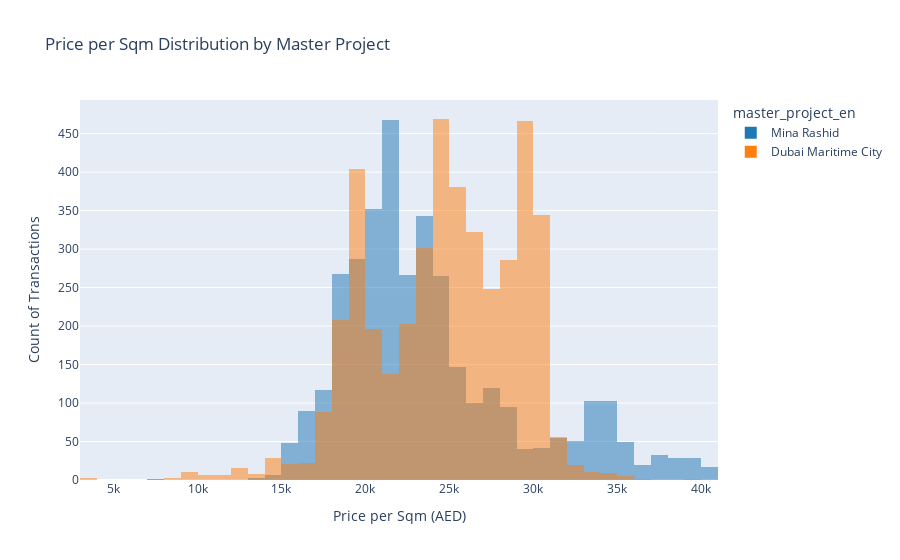

Here is the notebook cell this chart was saved with:
### Code cell
fig = px.histogram(combined_tx, x="meter_sale_price", color="master_project_en", barmode="overlay",
                   title="Price per Sqm Distribution by Master Project",
                   color_discrete_map={"Mina Rashid": "#1f77b4", "Dubai Maritime City": "#ff7f0e"},
                   nbins=50)
fig.update_xaxes(title="Price per Sqm (AED)")
fig.update_yaxes(title="Count of Transactions")
fig.show()

### Figure 1 — Plotly figure (JSON) as saved in the notebook; plotly's stock layout.template omitted (floating-point values rounded to 4 significant figures; data arrays with more than 128 entries replaced by an {"elided": "..."} marker saying what was removed)
{"data": [{"alignmentgroup": "True", "bingroup": "x", "hovertemplate": "master_project_en=Mina Rashid<br>meter_sale_price=%{x}<br>count=%{y}<extra></extra>", "legendgroup": "Mina Rashid", "marker": {"color": "#1f77b4", "opacity": 0.5, "pattern": {"shape": ""}}, "name": "Mina Rashid", "nbinsx": 50, "offsetgroup": "Mina Rashid", "orientation": "v", "showlegend": true, "type": "histogram", "x": {"elided": "3543 float values"}, "xaxis": "x", "yaxis": "y"}, {"alignmentgroup": "True", "bingroup": "x", "hovertemplate": "master_project_en=Dubai Maritime City<br>meter_sale_price=%{x}<br>count=%{y}<extra></extra>", "legendgroup": "Dubai Maritime City", "marker": {"color": "#ff7f0e", "opacity": 0.5, "pattern": {"shape": ""}}, "name": "Dubai Maritime City", "nbinsx": 50, "offsetgroup": "Dubai Maritime City", "orientation": "v", "showlegend": true, "type": "histogram", "x": {"elided": "4285 float values"}, "xaxis": "x", "yaxis": "y"}], "layout": {"barmode": "overlay", "legend": {"title": {"text": "master_project_en"}, "tracegroupgap": 0}, "title": {"text": "Price per Sqm Distribution by Master Project"}, "xaxis": {"anchor": "y", "domain": [0, 1], "title": {"text": "Price per Sqm (AED)"}}, "yaxis": {"anchor": "x", "domain": [0, 1], "title": {"text": "Count of Transactions"}}}}
